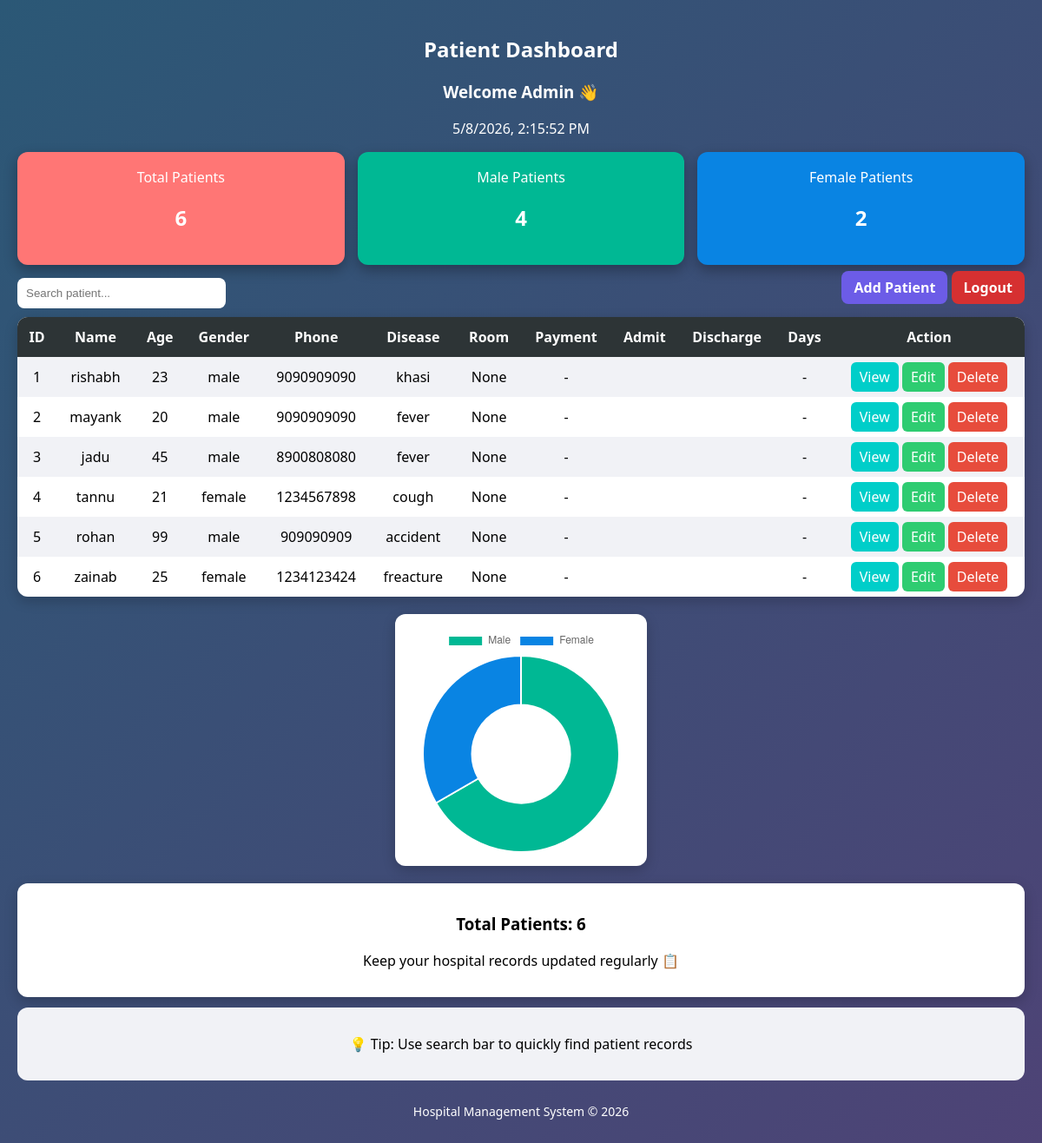
Page /dashboard on the earlier database version.
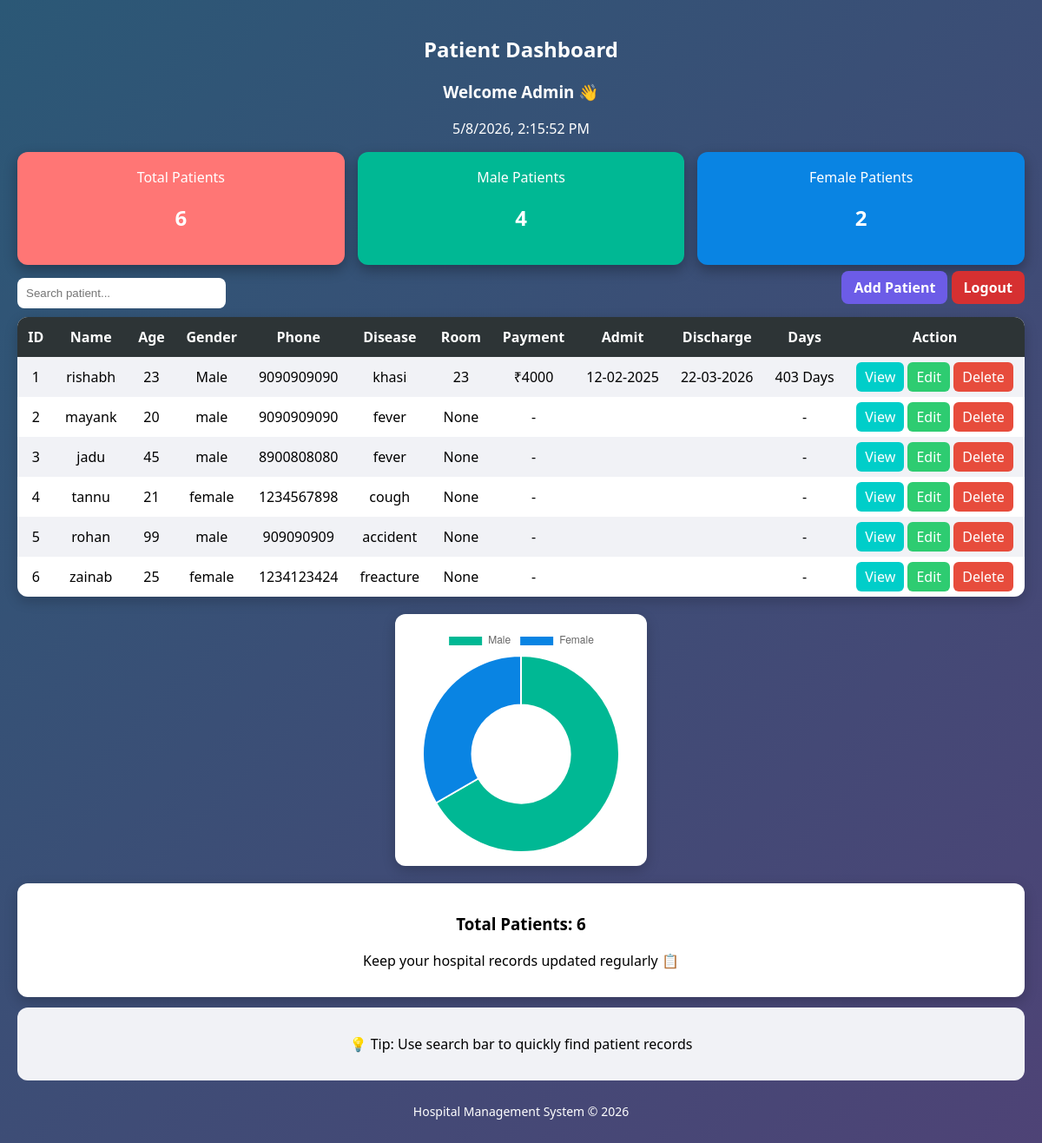
Same page on the later database version.
### tables this page shows
CREATE TABLE patients(
        id INTEGER PRIMARY KEY AUTOINCREMENT,
        name TEXT,
        age INTEGER,
        gender TEXT,
        phone TEXT,
        disease TEXT
    , room TEXT, payment TEXT, payment_date TEXT, admit_date TEXT, discharge_date TEXT);

### app.py (the view)
@app.route('/dashboard')
def dashboard():
    conn = get_db()
    patients = conn.execute(
        "SELECT * FROM patients"
    ).fetchall()
    conn.close()
    total = len(patients)
    male = len([
        p for p in patients
        if p["gender"]
        and p["gender"].lower() == "male"
    ])
    female = len([
        p for p in patients
        if p["gender"]
        and p["gender"].lower() == "female"
    ])
    updated_patients = []
    for p in patients:
        days = ""
        try:
            if p["admit_date"] and p["discharge_date"]:
                admit = datetime.strptime(
                    p["admit_date"],
                    "%Y-%m-%d"
                )
                discharge = datetime.strptime(
                    p["discharge_date"],
                    "%Y-%m-%d"
                )
                days = (discharge - admit).days
        except:
            days = ""
        updated_patients.append({
            "id": p["id"],
            "name": p["name"],
            "age": p["age"],
            "gender": p["gender"],
            "phone": p["phone"],
            "disease": p["disease"],
            "room": p["room"],
            "payment": p["payment"],
            "admit_date": p["admit_date"],
            "discharge_date": p["discharge_date"],
            "days": days
        })
    return render_template(
        "dashboard.html",
        patients=updated_patients,
        total=total,
        male=male,
        female=female
    )

### app.py (called while the page is built)
def get_db():
    conn = sqlite3.connect("database.db")
    conn.row_factory = sqlite3.Row
    return conn

### templates/dashboard.html (shortened to what this page needs)
<!DOCTYPE html>
<html>
<head>
</head>
<body>
<h2>Patient Dashboard</h2>
<div class="header">
<h3>Welcome Admin 👋</h3>
<p id="time"></p>
</div>
<div class="cards">
<div class="card total">
Total Patients
<h2>{{ total }}</h2>
</div>
<div class="card male">
Male Patients
<h2>{{ male }}</h2>
</div>
<div class="card female">
Female Patients
<h2>{{ female }}</h2>
</div>
</div>
<div class="top">
<input type="text" id="search" placeholder="Search patient...">
<div>
<a href="/register" class="btn add">Add Patient</a>
<a href="/logout" class="btn logout">Logout</a>
</div>
</div>
<div class="table-box">
<table id="table">
<tr>
<th>ID</th>
<th>Name</th>
<th>Age</th>
<th>Gender</th>
<th>Phone</th>
<th>Disease</th>
<th>Room</th>
<th>Payment</th>
<th>Admit</th>
<th>Discharge</th>
<th>Days</th>
<th>Action</th>
</tr>
{% for p in patients %}
<tr>
<td>{{ loop.index }}</td>
<td>{{ p.name }}</td>
<td>{{ p.age }}</td>
<td>{{ p.gender }}</td>
<td>{{ p.phone }}</td>
<td>{{ p.disease }}</td>
<td>{{ p.room }}</td>
<td>
{% if p.payment %}
₹{{ p.payment }}
{% else %}
-
{% endif %}
</td>
<td>
{% if p.admit_date %}
{{ p.admit_date[8:10] }}-{{ p.admit_date[5:7] }}-{{ p.admit_date[0:4] }}
{% endif %}
</td>
<td>
{% if p.discharge_date %}
{{ p.discharge_date[8:10] }}-{{ p.discharge_date[5:7] }}-{{ p.discharge_date[0:4] }}
{% endif %}
</td>
<td>
{% if p.days != "" %}
{{ p.days }} Days
{% else %}
-
{% endif %}
</td>
<td>
<a href="/view/{{ p.id }}" class="view">View</a>
<a href="/edit/{{ p.id }}" class="edit">Edit</a>
<a href="/delete/{{ p.id }}" class="delete">Delete</a>
</td>
</tr>
{% endfor %}
</table>
</div>
<div class="chart">
<canvas id="chart"></canvas>
</div>
<div class="extra">
<div class="box">
<h3>Total Patients: {{ total }}</h3>
<p>Keep your hospital records updated regularly 📋</p>
</div>
<div class="tip">
<p>💡 Tip: Use search bar to quickly find patient records</p>
</div>
<div class="footer">
<p>Hospital Management System © 2026</p>
</div>
</div>
<script>
// GRAPH
new Chart(document.getElementById('chart'), {
    type: 'doughnut',
    data: {
        labels: ['Male', 'Female'],
        datasets: [{
            data: [{{ male }}, {{ female }}],
            backgroundColor: ['#00b894', '#0984e3']
        }]
    }
});
// SEARCH
document.getElementById("search").addEventListener("keyup", function(){
let val = this.value.toLowerCase();
let rows = document.querySelectorAll("#table tr");
rows.forEach((row,i)=>{
if(i==0)return;
row.style.display =
row.innerText.toLowerCase().includes(val)
? ""
: "none";
});
});
// TIME
setInterval(()=>{
document.getElementById("time").innerText =
new Date().toLocaleString();
},1000);
</script>
</body>
</html>

Differences in the rows shown:
changed patients "rishabh": gender "male" → "Male"; room "None" → "23"; payment (not shown) → "4000"; admit_date (not shown) → "12"; admit_date (not shown) → "02"; admit_date (not shown) → "2025"; discharge_date (not shown) → "22"; discharge_date (not shown) → "03"; discharge_date (not shown) → "2026"; days (not shown) → "403"; text "- -" → "Days"
